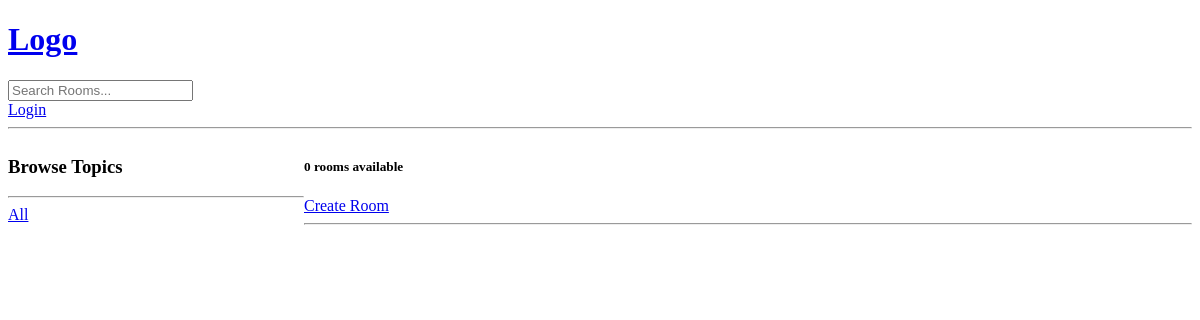
The app's page /?q=Python, older data.
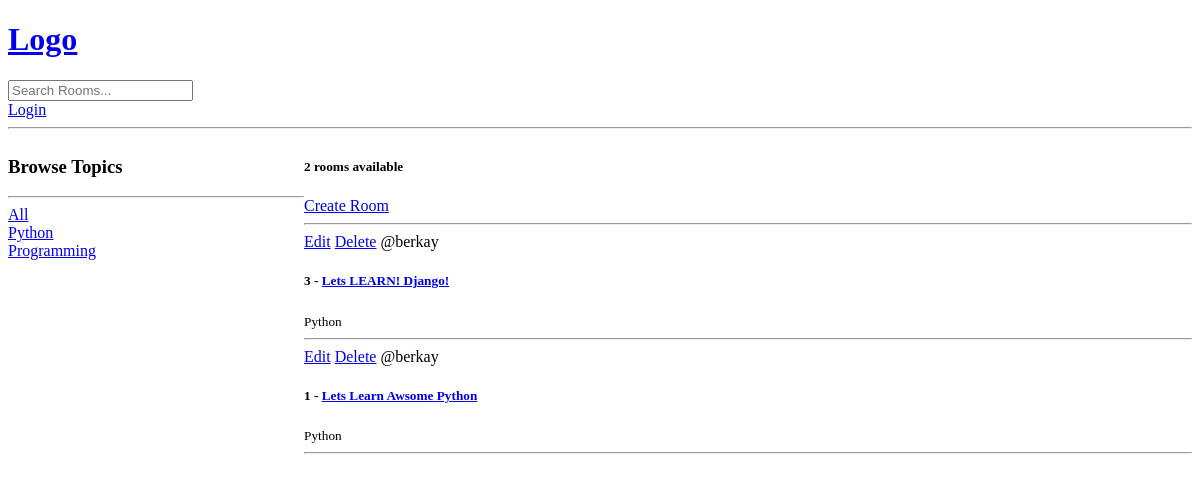
The same page, newer data.
### base/models.py (models this page shows, shortened)
class Topic(models.Model):
    name = models.CharField(max_length=200)
    def __str__(self):
        return self.name

class Room(models.Model):
    host = models.ForeignKey(User, on_delete=models.SET_NULL, null=True)
    topic = models.ForeignKey(Topic, on_delete=models.SET_NULL, null=True)
    name = models.CharField(max_length=200)
    description = models.TextField(null=True, blank=True)
    updated = models.DateTimeField(auto_now= True)
    created = models.DateTimeField(auto_now_add=True)
    class Meta:
        ordering = ['-updated', '-created']

### base/views.py (the view)
def home(request):
    q = request.GET.get('q') if request.GET.get('q') != None else ''
    rooms = Room.objects.filter(
        Q(topic__name__icontains=q) |
        Q(name__icontains=q) |
        Q(description__icontains=q)
        )
    topics = Topic.objects.all()
    room_count = rooms.count()
    context = {'rooms': rooms, 'topics': topics, 'room_count': room_count}
    return render(request, 'base/home.html', context)

### base/templates/base/home.html (shortened to what this page needs)
{% extends "main.html" %}
{% block  content%}
<div class="home-container">
    <div>
        <h3>Browse Topics </h3>
        <hr>
        <div>
            <a href="{% url "home" %}">All</a>
        </div>
        {% for topic in topics %}
            <div>
                <a href="{% url "home" %}?q={{topic.name}}">{{topic}}</a>
            </div>
        {% endfor %}
    </div>
    <div>
        <h5>{{room_count}} rooms available</h5>
        <a href="{% url "create-room" %}">Create Room</a>
        <hr>
        <div>
            {% for room in rooms %}
                <div>
                    <a href="{% url "update-room" room.id %}">Edit</a>
                    <a href="{% url "delete-room" room.id %}">Delete</a>
                    <span>@{{room.host.username}}</span>
                    <h5>{{room.id}} - <a href="{% url "room" room.id %}">{{room.name}}</a></h5>
                    <small>{{room.topic.name}}</small>
                    <hr>
                </div>
            {% endfor %}
        </div>
    </div>
</div>
{% endblock  %}

Row changes from the older to the newer data that the page shows:
added Topic: name "Python"
added Topic: name "Programming"
added Room: host.username "berkay", id "3", name "Lets LEARN! Django!", topic.name "Python"
added Room: host.username "berkay", id "1", name "Lets Learn Awsome Python", topic.name "Python"
Text that changed along with them:
{{ room_count }}: "0" → "2"
